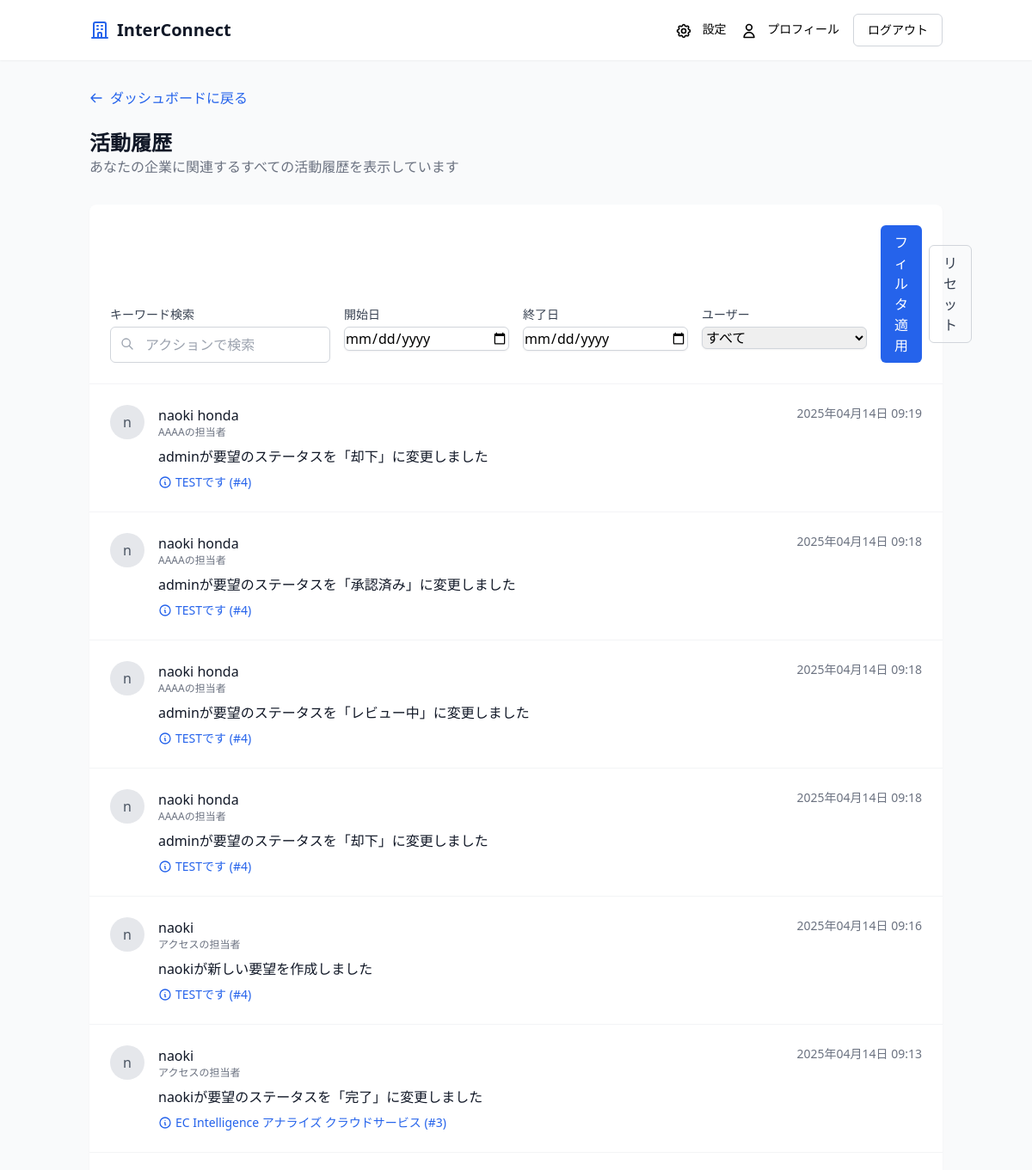
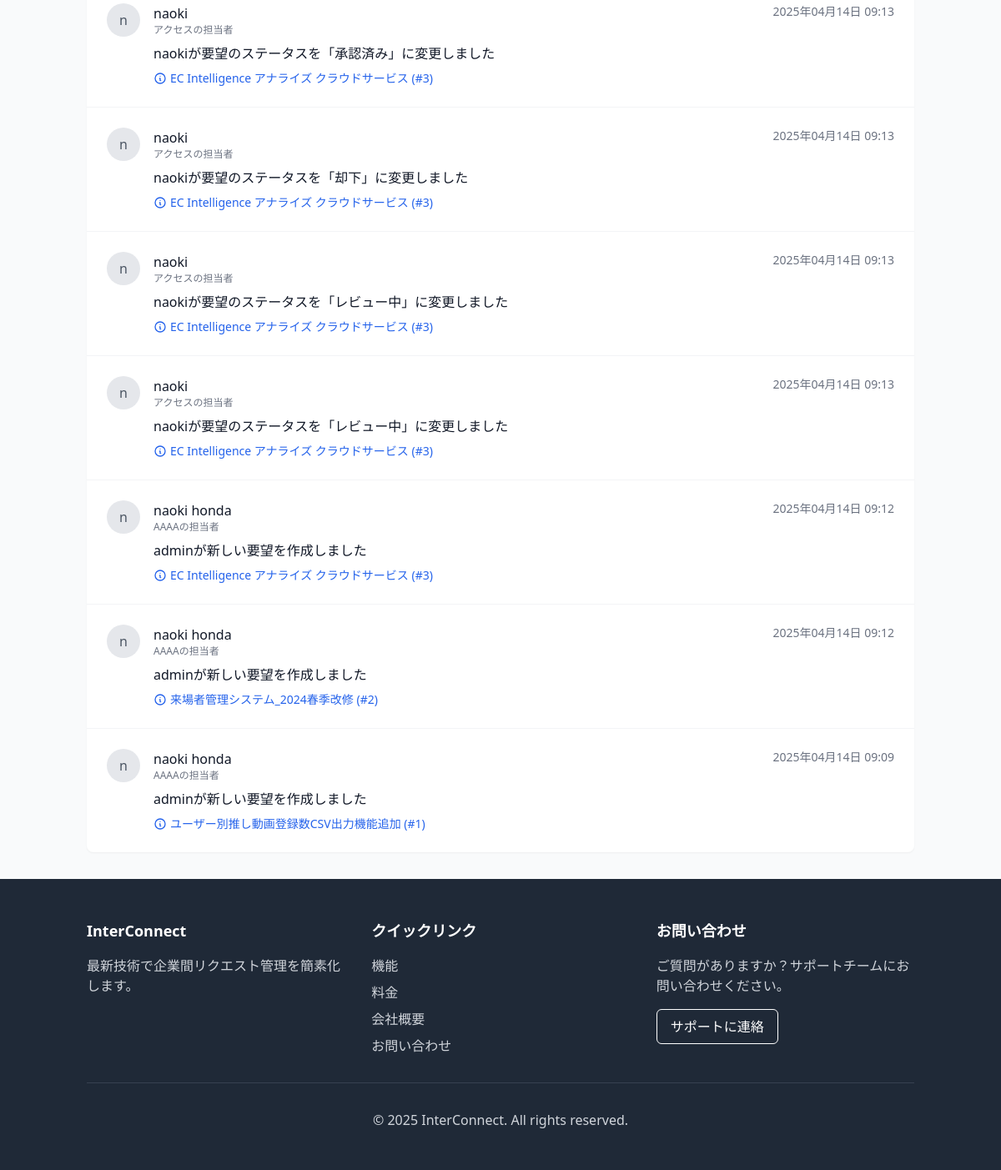
Before: /activity/ (signed in) with the older database file (2 pictures, top to bottom).
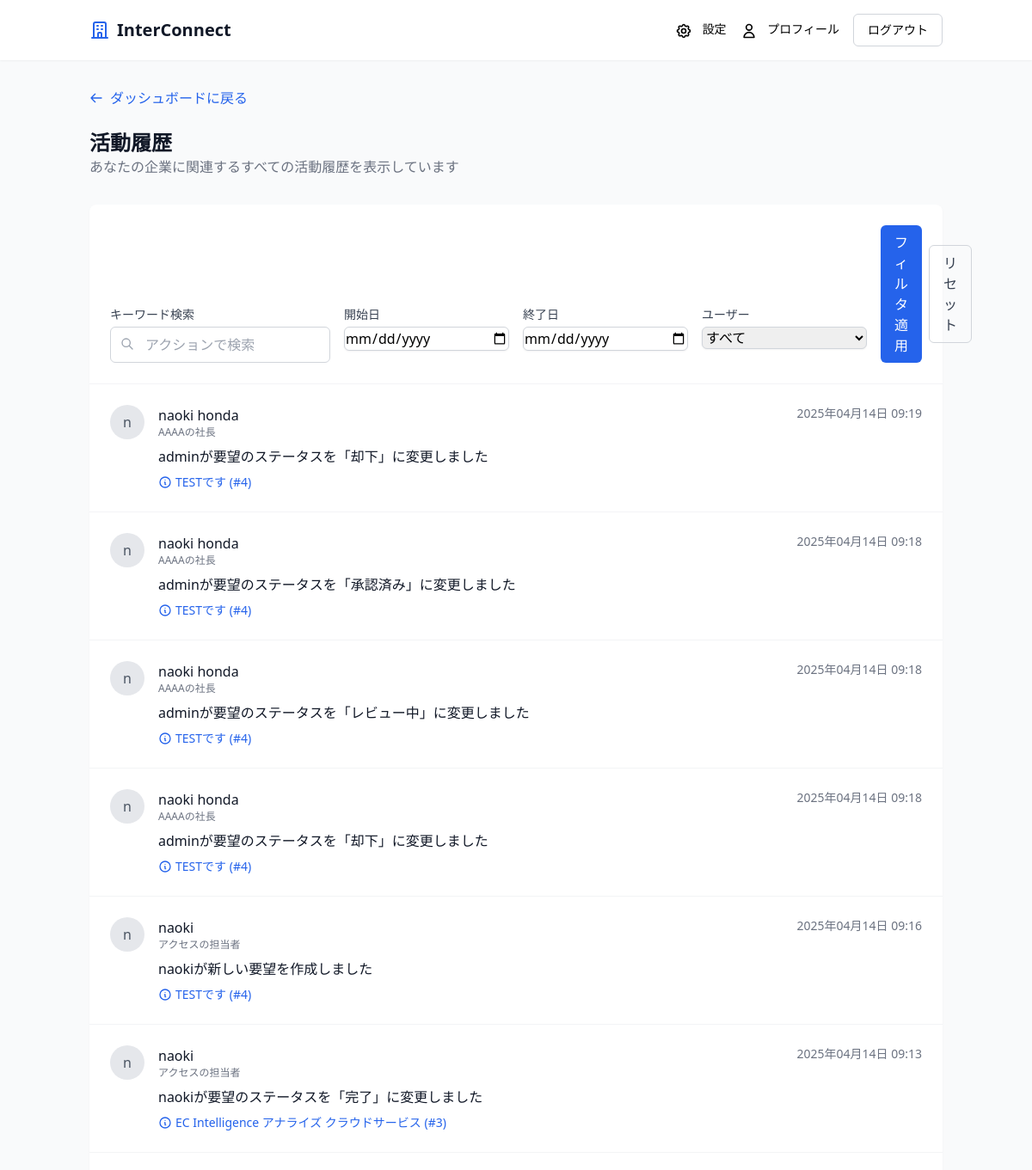
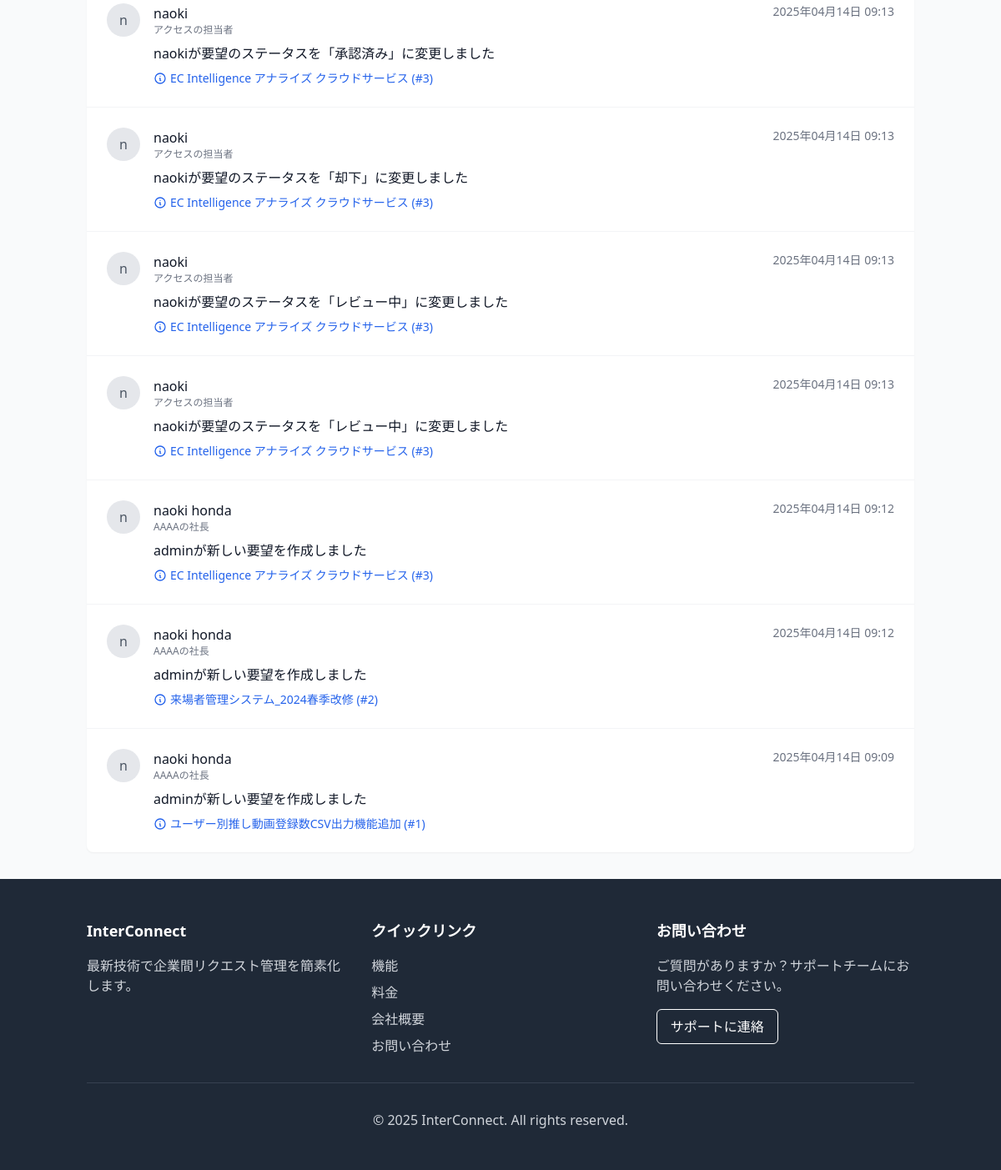
After: the same page with the newer database file (2 pictures, top to bottom).
### core/models.py (models this page shows, shortened)
class Activity(models.Model):
    request = models.ForeignKey(Request, on_delete=models.CASCADE, related_name='activities')
    user = models.ForeignKey(User, on_delete=models.CASCADE)
    action = models.CharField(max_length=200)
    created_at = models.DateTimeField(auto_now_add=True)

class User(AbstractUser):
    company = models.ForeignKey('Company', on_delete=models.CASCADE, related_name='employees', null=True)
    role = models.CharField(max_length=100, blank=True)

class Company(models.Model):
    name = models.CharField(max_length=100)
    industry = models.CharField(max_length=100)
    email = models.EmailField()
    phone = models.CharField(max_length=20, blank=True)
    address = models.TextField(blank=True)
    status = models.CharField(max_length=20, choices=(
        ('active', 'アクティブ'),
        ('inactive', '非アクティブ'),
        ('pending', '保留中'),
    ), default='active')
    created_at = models.DateTimeField(auto_now_add=True)
    updated_at = models.DateTimeField(auto_now=True)

class Request(models.Model):
    STATUS_CHOICES = (
        ('pending', '保留中'),
        ('reviewed', 'レビュー中'),
        ('approved', '承認済み'),
        ('completed', '完了'),
        ('rejected', '却下'),
    )
    PRIORITY_CHOICES = (
        ('low', '低'),
        ('medium', '中'),
        ('high', '高'),
    )
    title = models.CharField(max_length=200)
    description = models.TextField()
    sender_company = models.ForeignKey(Company, on_delete=models.CASCADE, related_name='sent_requests')
    receiver_company = models.ForeignKey(Company, on_delete=models.CASCADE, related_name='received_requests')
    requester = models.ForeignKey(User, on_delete=models.CASCADE, related_name='requests')
    category = models.CharField(max_length=100)
    status = models.CharField(max_length=20, choices=STATUS_CHOICES, default='pending')
    priority = models.CharField(max_length=10, choices=PRIORITY_CHOICES, default='medium')
    created_at = models.DateTimeField(auto_now_add=True)
    updated_at = models.DateTimeField(auto_now=True)
    due_date = models.DateField(null=True, blank=True)

### core/views.py (the view)
# urls.py: path('activity/', views.activity_list, name='activity_list'),
@login_required
def activity_list(request):
    user = request.user
    company = user.company
    activities = Activity.objects.filter(
        request__in=Request.objects.filter(
            Q(sender_company=company) | Q(receiver_company=company)
        )
    ).order_by('-created_at')
    paginator = Paginator(activities, 20)  # 1ページあたり20件
    page = request.GET.get('page', 1)
    try:
        activities = paginator.page(page)
    except PageNotAnInteger:
        activities = paginator.page(1)
    except EmptyPage:
        activities = paginator.page(paginator.num_pages)
    context = {
        'activities': activities,
    }
    return render(request, 'activities/list.html', context)

### core/templates/activities/list.html (shortened to what this page needs)
{% extends 'base.html' %}
{% block content %}
<div class="mb-6">
    <a href="{% url 'dashboard' %}" class="flex items-center text-blue-600 hover:text-blue-800">
        <svg xmlns="http://www.w3.org/2000/svg" class="h-4 w-4 mr-2" fill="none" viewBox="0 0 24 24" stroke="currentColor">
            <path stroke-linecap="round" stroke-linejoin="round" stroke-width="2" d="M10 19l-7-7m0 0l7-7m-7 7h18" />
        </svg>
        ダッシュボードに戻る
    </a>
</div>
<div class="mb-8">
    <h2 class="text-2xl font-bold text-gray-900">活動履歴</h2>
    <p class="text-gray-500">あなたの企業に関連するすべての活動履歴を表示しています</p>
</div>
<div class="bg-white rounded-lg shadow-sm">
    <div class="p-6 border-b border-gray-100">
        <form method="get" action="{% url 'activity_list' %}" class="flex flex-col md:flex-row md:items-end md:justify-between space-y-4 md:space-y-0 md:space-x-4">
            <div class="flex-1 flex flex-col md:flex-row space-y-4 md:space-y-0 md:space-x-4">
                <div class="w-full md:w-64">
                    <label for="search" class="block text-sm font-medium text-gray-700 mb-1">キーワード検索</label>
                    <div class="relative">
                        <svg xmlns="http://www.w3.org/2000/svg" class="absolute left-3 top-3 h-4 w-4 text-gray-400" fill="none" viewBox="0 0 24 24" stroke="currentColor">
                            <path stroke-linecap="round" stroke-linejoin="round" stroke-width="2" d="M21 21l-6-6m2-5a7 7 0 11-14 0 7 7 0 0114 0z" />
                        </svg>
                        <input type="text" id="search" name="search" value="{{ search_query }}" placeholder="アクションで検索" class="pl-10 pr-4 py-2 w-full border border-gray-300 rounded-md focus:outline-none focus:ring-2 focus:ring-blue-500 focus:border-transparent">
                    </div>
                </div>
                <div class="w-full md:w-48">
                    <label for="date_from" class="block text-sm font-medium text-gray-700 mb-1">開始日</label>
                    <input type="date" id="date_from" name="date_from" value="{{ date_from }}" class="w-full border border-gray-300 rounded-md shadow-sm focus:border-blue-500 focus:ring-blue-500">
                </div>
                <div class="w-full md:w-48">
                    <label for="date_to" class="block text-sm font-medium text-gray-700 mb-1">終了日</label>
                    <input type="date" id="date_to" name="date_to" value="{{ date_to }}" class="w-full border border-gray-300 rounded-md shadow-sm focus:border-blue-500 focus:ring-blue-500">
                </div>
                <div class="w-full md:w-48">
                    <label for="user" class="block text-sm font-medium text-gray-700 mb-1">ユーザー</label>
                    <select id="user" name="user" class="w-full border border-gray-300 rounded-md shadow-sm focus:border-blue-500 focus:ring-blue-500">
                        <option value="all" {% if user_filter == 'all' or not user_filter %}selected{% endif %}>すべて</option>
                    </select>
                </div>
            </div>
            <div class="flex items-center space-x-2">
                <button type="submit" class="px-4 py-2 bg-blue-600 text-white rounded-md hover:bg-blue-700">
                    フィルタ適用
                </button>
                <a href="{% url 'activity_list' %}" class="px-4 py-2 border border-gray-300 text-gray-700 rounded-md hover:bg-gray-50">
                    リセット
                </a>
            </div>
        </form>
    </div>
    <div class="divide-y divide-gray-100">
        {% for activity in activities %}
        <div class="p-6 hover:bg-gray-50">
            <div class="flex items-start">
                <div class="w-10 h-10 rounded-full bg-gray-200 flex-shrink-0 flex items-center justify-center text-gray-600 font-medium">
                    {{ activity.user.first_name.0|default:activity.user.username.0 }}
                </div>
                <div class="ml-4 flex-1">
                    <div class="flex justify-between items-start">
                        <div>
                            <p class="font-medium text-gray-900">{{ activity.user.get_full_name|default:activity.user.username }}</p>
                            <p class="text-xs text-gray-500">{{ activity.user.company.name }}の{{ activity.user.role|default:"担当者" }}</p>
                        </div>
                        <p class="text-sm text-gray-500">{{ activity.created_at|date:"Y年m月d日 H:i" }}</p>
                    </div>
                    <p class="mt-2 text-gray-900">{{ activity.action }}</p>
                    <div class="mt-2">
                        <a href="{% url 'request_detail' activity.request.id %}" class="text-sm text-blue-600 hover:text-blue-800 flex items-center">
                            <svg xmlns="http://www.w3.org/2000/svg" class="h-4 w-4 mr-1" fill="none" viewBox="0 0 24 24" stroke="currentColor">
                                <path stroke-linecap="round" stroke-linejoin="round" stroke-width="2" d="M13 16h-1v-4h-1m1-4h.01M21 12a9 9 0 11-18 0 9 9 0 0118 0z" />
                            </svg>
                            {{ activity.request.title }} (#{{ activity.request.id }})
                        </a>
                    </div>
                </div>
            </div>
        </div>
        {% endfor %}
    </div>
</div>
{% endblock %}

### core/templates/base.html (shortened to what this page needs)
<!DOCTYPE html>
<html lang="ja">
<head>
    <link href="https://cdn.jsdelivr.net/npm/tailwindcss@2.2.19/dist/tailwind.min.css" rel="stylesheet">
</head>
<body class="min-h-screen bg-gray-50">
    <header class="bg-white shadow-sm">
        <div class="container mx-auto px-4 py-4 flex justify-between items-center">
            <div class="flex items-center space-x-2">
                <h1 class="text-xl font-semibold text-gray-900">InterConnect</h1>
            </div>
            {% if user.is_authenticated %}
            <div class="flex items-center space-x-4">
                <a href="{% url 'settings' %}" class="text-sm font-medium hover:text-blue-600">
                    設定
                </a>
                <a href="{% url 'profile' %}" class="text-sm font-medium hover:text-blue-600">
                    <svg xmlns="http://www.w3.org/2000/svg" class="h-5 w-5 mr-2 inline" fill="none" viewBox="0 0 24 24" stroke="currentColor">
                        <path stroke-linecap="round" stroke-linejoin="round" stroke-width="2" d="M16 7a4 4 0 11-8 0 4 4 0 018 0zM12 14a7 7 0 00-7 7h14a7 7 0 00-7-7z" />
                    </svg>
                    プロフィール
                </a>
                <a href="{% url 'logout' %}" class="text-sm font-medium px-4 py-2 border border-gray-300 rounded-md hover:bg-gray-100">
                    ログアウト
                </a>
            </div>
            {% endif %}
        </div>
    </header>
    <main class="container mx-auto px-4 py-8">
        {% block content %}{% endblock %}
    </main>
    <footer class="bg-gray-800 text-white py-12">
        <div class="container mx-auto px-4">
            <div class="grid md:grid-cols-3 gap-8">
                <div>
                    <h4 class="text-lg font-semibold mb-4">InterConnect</h4>
                    <p class="text-gray-300">最新技術で企業間リクエスト管理を簡素化します。</p>
                </div>
                <div>
                    <h4 class="text-lg font-semibold mb-4">クイックリンク</h4>
                    <ul class="space-y-2">
                        <li>
                            <a href="{% url 'features' %}" class="text-gray-300 hover:text-white">機能</a>
                        </li>
                        <li>
                            <a href="{% url 'pricing' %}" class="text-gray-300 hover:text-white">料金</a>
                        </li>
                        <li>
                            <a href="{% url 'about' %}" class="text-gray-300 hover:text-white">会社概要</a>
                        </li>
                        <li>
                            <a href="{% url 'contact' %}" class="text-gray-300 hover:text-white">お問い合わせ</a>
                        </li>
                    </ul>
                </div>
                <div>
                    <h4 class="text-lg font-semibold mb-4">お問い合わせ</h4>
                    <p class="text-gray-300">ご質問がありますか？サポートチームにお問い合わせください。</p>
                    <a href="{% url 'contact' %}" class="mt-4 inline-block px-4 py-2 border border-white text-white rounded-md hover:bg-white hover:text-gray-800">
                        サポートに連絡
                    </a>
                </div>
            </div>
            <div class="border-t border-gray-700 mt-8 pt-8 text-center text-gray-300">
                <p>© {% now "Y" %} InterConnect. All rights reserved.</p>
            </div>
        </div>
    </footer>
</body>
</html>

Changed rows visible on the page:
changed through a linked row, Activity (number 1 of 13 on the later page): user.role "担当者" → "社長"
changed through a linked row, Activity "adminが要望のステータスを「承認済み」に変更しました": user.role "担当者" → "社長"
changed through a linked row, Activity "adminが要望のステータスを「レビュー中」に変更しました": user.role "担当者" → "社長"
changed through a linked row, Activity (number 4 of 13 on the later page): user.role "担当者" → "社長"
changed through a linked row, Activity (number 11 of 13 on the later page): user.role "担当者" → "社長"
changed through a linked row, Activity "来場者管理システム_2024春季改修": user.role "担当者" → "社長"
changed through a linked row, Activity "ユーザー別推し動画登録数CSV出力機能追加": user.role "担当者" → "社長"
